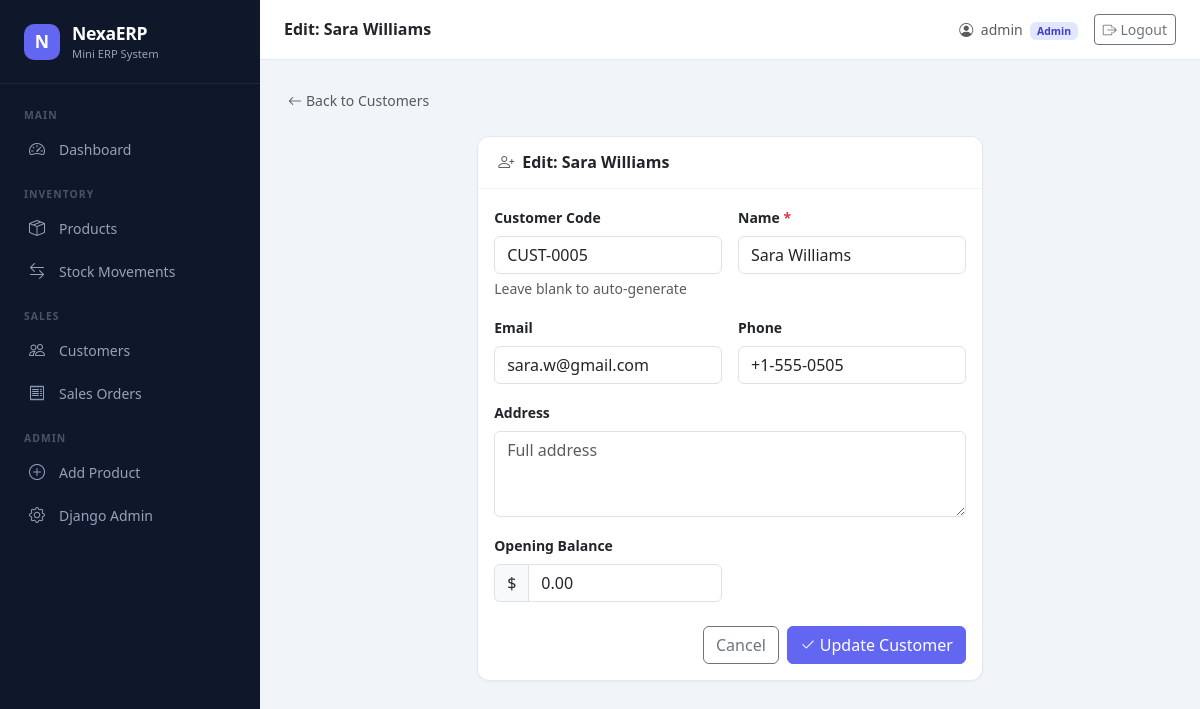
Page /customers/5/edit/ (signed in) on the earlier database version.
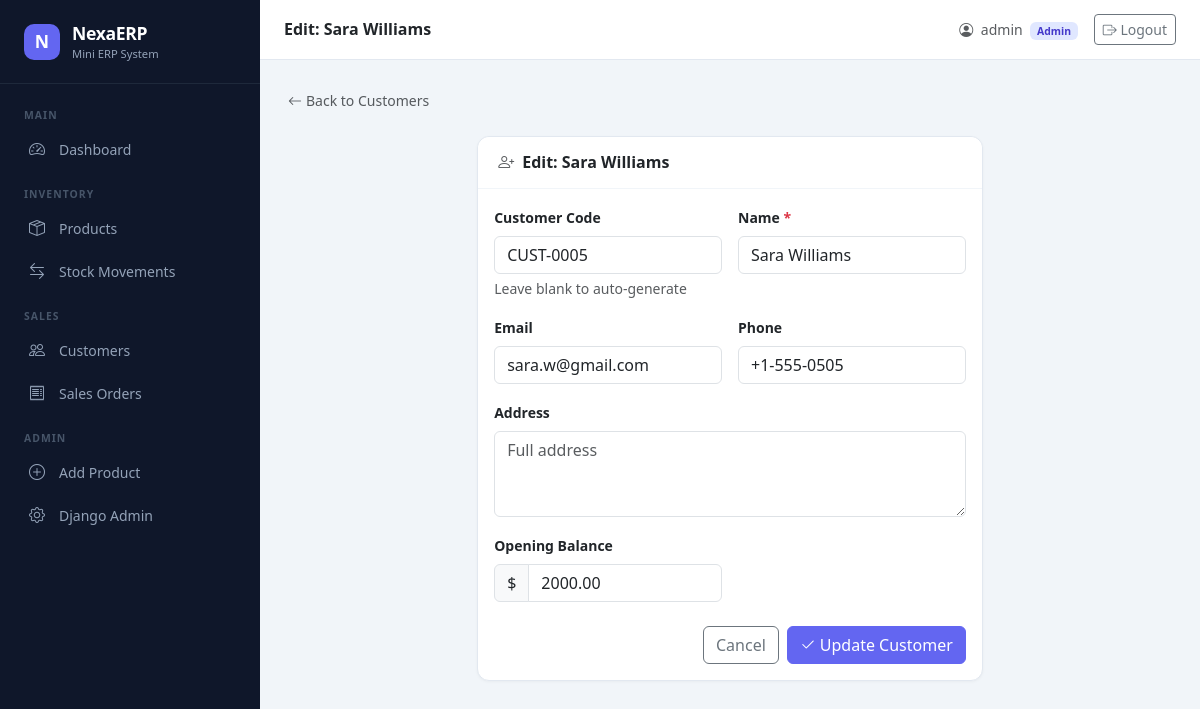
Same page on the later database version.
### customers/models.py (models this page shows, shortened)
class Customer(models.Model):
    customer_code = models.CharField(max_length=50, unique=True)
    name = models.CharField(max_length=255)
    phone = models.CharField(max_length=20, blank=True)
    address = models.TextField(blank=True)
    email = models.EmailField(blank=True)
    opening_balance = models.DecimalField(max_digits=12, decimal_places=2, default=0)
    is_active = models.BooleanField(default=True)
    created_at = models.DateTimeField(auto_now_add=True)
    updated_at = models.DateTimeField(auto_now=True)
    class Meta:
        ordering = ['name']

### customers/views.py (the view, shortened to what this page needs)
# urls.py: path('<int:pk>/edit/', CustomerUpdateView.as_view(), name='customer_update'),
class CustomerUpdateView(SalesOrAdminMixin, UpdateView):
    model = Customer
    form_class = CustomerForm
    template_name = 'customers/customer_form.html'
    success_url = reverse_lazy('customer_list')
    def get_context_data(self, **kwargs):
        context = super().get_context_data(**kwargs)
        context['title'] = f'Edit: {self.object.name}'
        context['action'] = 'Update'
        return context

### customers/forms.py
class CustomerForm(forms.ModelForm):
    class Meta:
        model = Customer
        fields = ['customer_code', 'name', 'phone', 'address', 'email', 'opening_balance']
        widgets = {
            'customer_code': forms.TextInput(attrs={'class': 'form-control', 'placeholder': 'Auto-generated if empty'}),
            'name': forms.TextInput(attrs={'class': 'form-control', 'placeholder': 'Customer full name'}),
            'phone': forms.TextInput(attrs={'class': 'form-control', 'placeholder': '+1 234 567 8900'}),
            'address': forms.Textarea(attrs={'class': 'form-control', 'rows': 3, 'placeholder': 'Full address'}),
            'email': forms.EmailInput(attrs={'class': 'form-control', 'placeholder': 'email@example.com'}),
            'opening_balance': forms.NumberInput(attrs={'class': 'form-control', 'step': '0.01'}),
        }
    def __init__(self, *args, **kwargs):
        super().__init__(*args, **kwargs)
        self.fields['customer_code'].required = False
        self.fields['opening_balance'].required = False

### customers/templates/customers/customer_form.html (shortened to what this page needs)
{% extends "base.html" %}
{% block page_title %}{{ title }}{% endblock %}
{% block content %}
<div class="mb-4">
    <a href="{% url 'customer_list' %}" class="text-muted small text-decoration-none">
        <i class="bi bi-arrow-left me-1"></i>Back to Customers
    </a>
</div>
<div class="row justify-content-center">
    <div class="col-lg-7">
        <div class="card">
            <div class="card-header">
                <h6 class="mb-0 fw-semibold"><i class="bi bi-person-plus me-2 text-muted"></i>{{ title }}</h6>
            </div>
            <div class="card-body">
                <form method="post" novalidate>
                    <div class="row g-3">
                        <div class="col-md-6">
                            <label class="form-label fw-semibold small">Customer Code</label>
                            {{ form.customer_code }}
                            <div class="form-text">Leave blank to auto-generate</div>
                        </div>
                        <div class="col-md-6">
                            <label class="form-label fw-semibold small">Name <span class="text-danger">*</span></label>
                            {{ form.name }}
                        </div>
                        <div class="col-md-6">
                            <label class="form-label fw-semibold small">Email</label>
                            {{ form.email }}
                        </div>
                        <div class="col-md-6">
                            <label class="form-label fw-semibold small">Phone</label>
                            {{ form.phone }}
                        </div>
                        <div class="col-12">
                            <label class="form-label fw-semibold small">Address</label>
                            {{ form.address }}
                        </div>
                        <div class="col-md-6">
                            <label class="form-label fw-semibold small">Opening Balance</label>
                            <div class="input-group">
                                <span class="input-group-text">$</span>
                                {{ form.opening_balance }}
                            </div>
                        </div>
                    </div>
                    <div class="d-flex gap-2 mt-4 justify-content-end">
                        <a href="{% url 'customer_list' %}" class="btn btn-outline-secondary">Cancel</a>
                        <button type="submit" class="btn btn-primary">
                            <i class="bi bi-check2 me-1"></i>{{ action }} Customer
                        </button>
                    </div>
                </form>
            </div>
        </div>
    </div>
</div>
{% endblock %}

Differences in the rows shown:
changed Customer "CUST-0005": opening_balance "0.00" → "2000.00"
